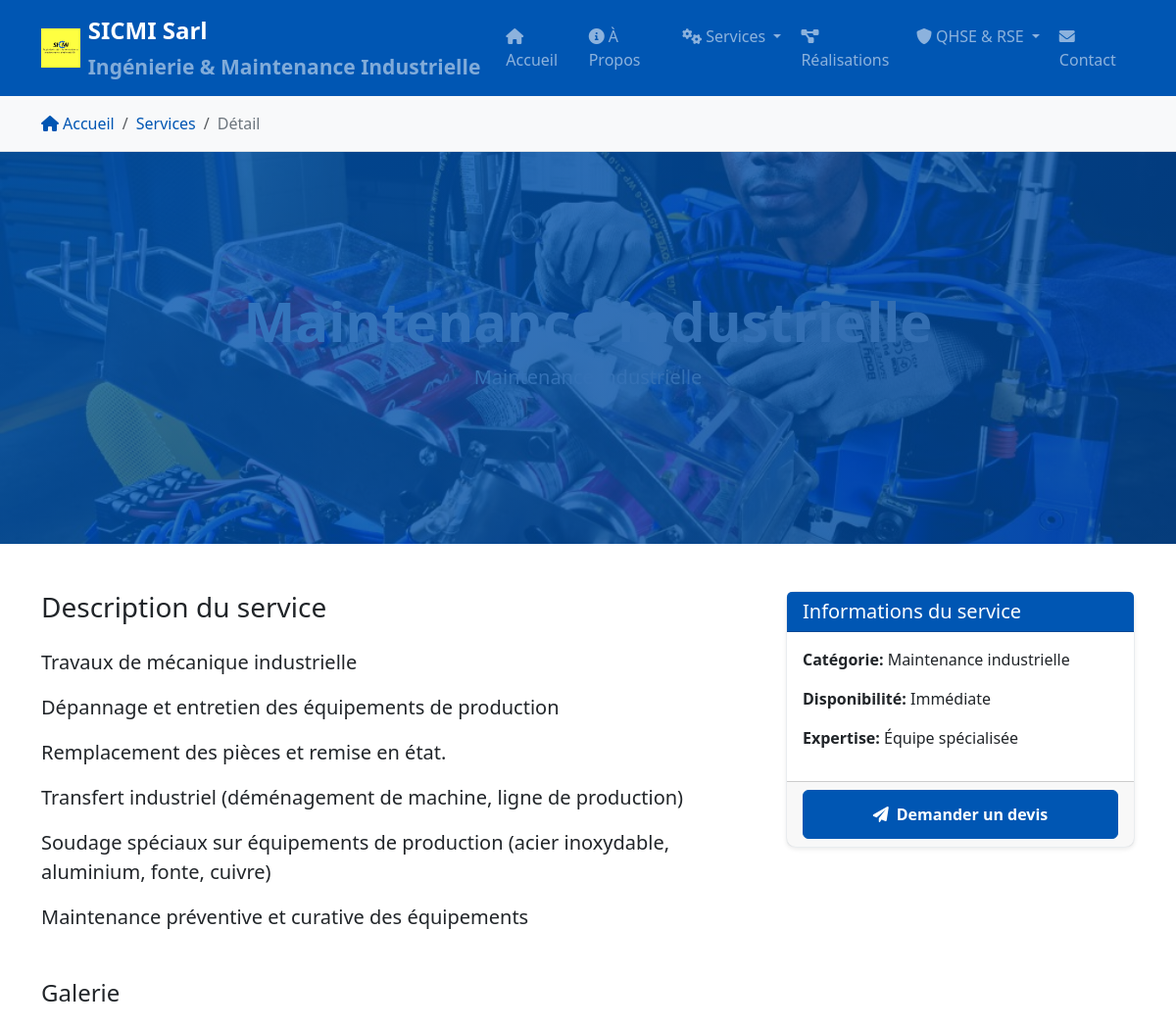
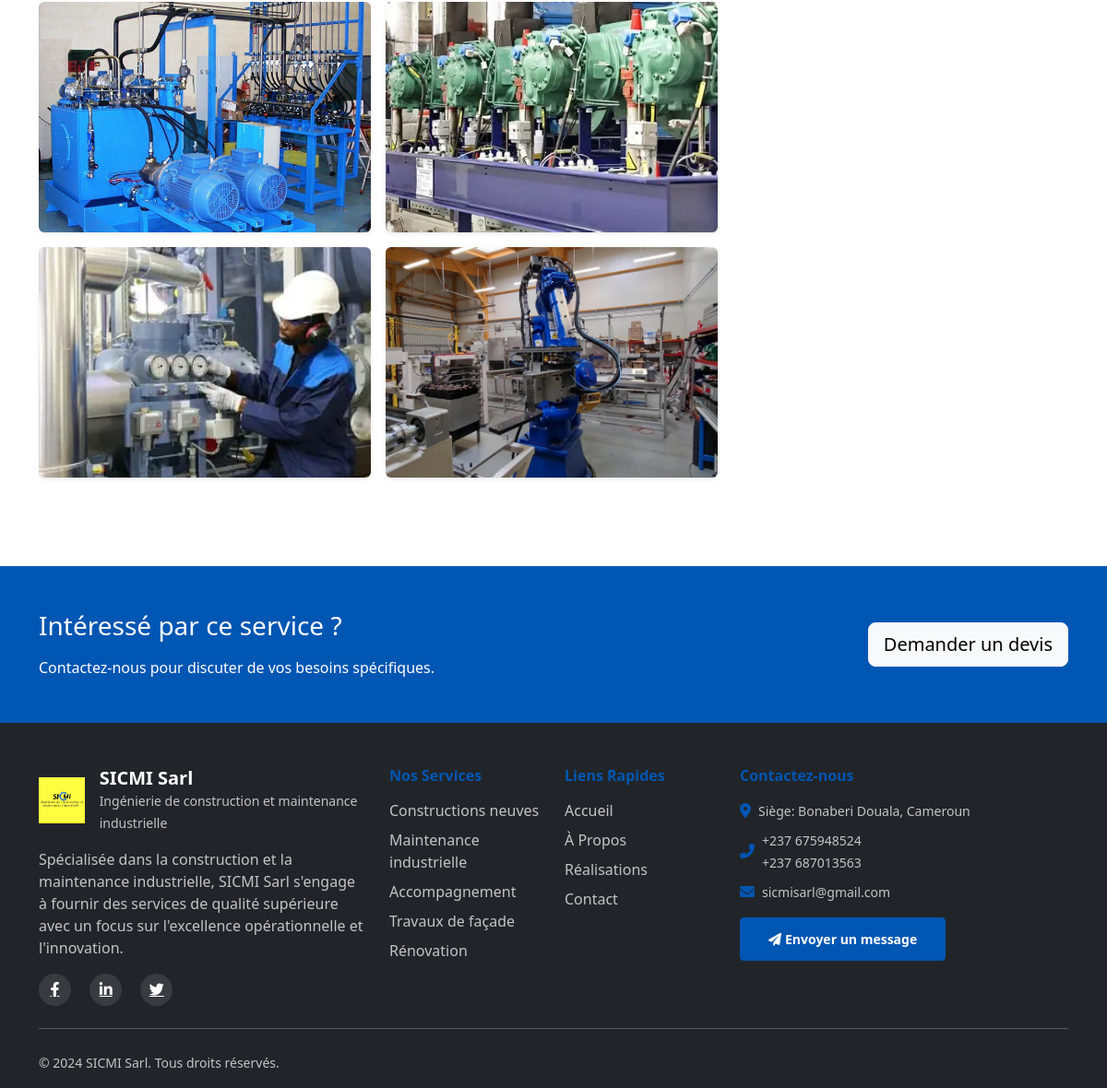
Page /services/2/ on the committed database (2 pictures, top to bottom).
### sicmi_app/models.py (models this page shows, shortened)
class Service(models.Model):
    CATEGORY_CHOICES = [
        ('construction', 'Constructions neuves et revamping'),
        ('maintenance', 'Maintenance industrielle'),
        ('accompagnement', 'Accompagnement'),
        ('facade', 'Travaux de Façade'),
        ('renovation', 'Travaux de rénovation'),
    ]
    name = models.CharField(max_length=200)
    category = models.CharField(max_length=50, choices=CATEGORY_CHOICES)
    description = models.TextField()
    main_image = models.ImageField(upload_to='services/', blank=True, null=True)
    order = models.IntegerField(default=0)
    class Meta:
        ordering = ['order', 'name']

class ServiceImage(models.Model):
    service = models.ForeignKey(Service, related_name='images', on_delete=models.CASCADE)
    image = models.ImageField(upload_to='services/gallery/')
    caption = models.CharField(max_length=200, blank=True)
    order = models.IntegerField(default=0)
    class Meta:
        ordering = ['order']

### sicmi_app/views.py (the view)
# urls.py: path('services/<int:service_id>/', views.service_detail, name='service_detail'),
def service_detail(request, service_id):
    service = get_object_or_404(Service, id=service_id)
    service_images = service.images.all()
    context = {
        'service': service,
        'service_images': service_images,
    }
    return render(request, 'services_detail.html', context)

### templates/services_detail.html (shortened to what this page needs)
{% extends 'base.html' %}
{% load static %}
{% block content %}
<div class="service-hero" style="
    {% if service.main_image %}
    background-image: url('{{ service.main_image.url }}');
    {% endif %}
    height: 50vh;
    background-size: cover;
    background-position: center;
    position: relative;">
    <div class="service-hero-overlay" style="
        position: absolute;
        top: 0;
        left: 0;
        right: 0;
        bottom: 0;
        background: linear-gradient(135deg, rgba(0,86,179,0.8) 0%, rgba(0,68,148,0.8) 100%);">
    </div>
    <div class="container h-100">
        <div class="row h-100 align-items-center">
            <div class="col-12 text-center text-white">
                <h1 class="display-4 fw-bold">{{ service.name }}</h1>
                <p class="lead">{{ service.get_category_display }}</p>
            </div>
        </div>
    </div>
</div>
<div class="container py-5">
    <div class="row">
        <div class="col-lg-8">
            <div class="service-description mb-5">
                <h3 class="mb-4">Description du service</h3>
                <div class="lead">{{ service.description|linebreaks }}</div>
            </div>
            {% if service_images %}
            <div class="service-gallery mb-5">
                <h4 class="mb-4">Galerie</h4>
                <div class="row g-3">
                    {% for image in service_images %}
                    <div class="col-lg-6">
                        <div class="gallery-item">
                            <img src="{{ image.image.url }}"
                                 alt="{{ image.caption|default:service.name }}"
                                 class="img-fluid rounded shadow-sm"
                                 style="width: 100%; height: 250px; object-fit: cover;">
                        </div>
                    </div>
                    {% endfor %}
                </div>
            </div>
            {% endif %}
        </div>
        <div class="col-lg-4">
            <div class="card shadow-sm sticky-top" style="top: 100px;">
                <div class="card-header bg-primary text-white">
                    <h5 class="mb-0">Informations du service</h5>
                </div>
                <div class="card-body">
                    <p><strong>Catégorie:</strong> {{ service.get_category_display }}</p>
                    <p><strong>Disponibilité:</strong> Immédiate</p>
                    <p><strong>Expertise:</strong> Équipe spécialisée</p>
                </div>
                <div class="card-footer">
                    <a href="{% url 'contact' %}?service={{ service.name }}" class="btn btn-primary w-100">
                        <i class="fas fa-paper-plane me-2"></i>Demander un devis
                    </a>
                </div>
            </div>
        </div>
    </div>
</div>
<section class="py-5 bg-primary text-white">
    <div class="container">
        <div class="row align-items-center">
            <div class="col-lg-8">
                <h3 class="mb-3">Intéressé par ce service ?</h3>
                <p class="mb-0">Contactez-nous pour discuter de vos besoins spécifiques.</p>
            </div>
            <div class="col-lg-4 text-lg-end">
                <a href="{% url 'contact' %}?service={{ service.name }}" class="btn btn-light btn-lg">Demander un devis</a>
            </div>
        </div>
    </div>
</section>
{% endblock %}

### static/css/style.css (style rules this page uses)
:root { --primary-color: #0056b3; --secondary-color: #6c757d; --accent-color: #ffc107; }
.btn-primary { background-color: var(--primary-color); border-color: var(--primary-color); padding: 12px 30px; font-weight: 600; transition: all 0.3s ease; }
.card { border-radius: 10px; border: 1px solid #e9ecef; }
.bg-primary { background-color: var(--primary-color) !important; }
.sticky-top { z-index: 10; }

### rows in the picture
Service: main_image (picture), name "Maintenance industrielle", category "Maintenance industrielle", description "Travaux de mécanique industrielle Dépannage et entretien des équipements de production Remplacement des pièces et remise en état. Transfert industriel (déménagement de machine, ligne de production) Soudage spéciaux sur équipements de production (acier inoxydable, aluminium, fonte, cuivre) Maintenance préventive et curative des équipements"
ServiceImage: image (picture)
ServiceImage: image (picture)
ServiceImage: image (picture)
ServiceImage: image (picture)
